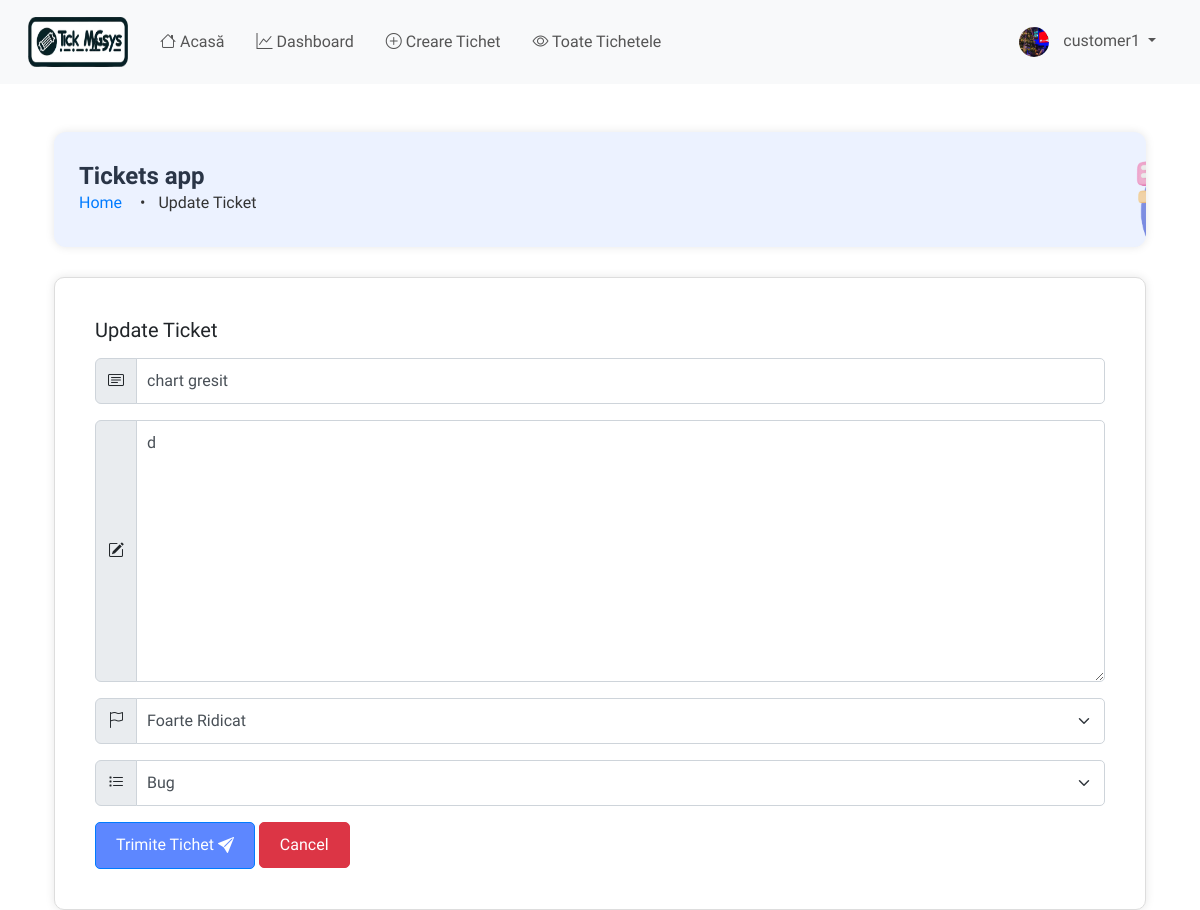
The page /ticket/update-ticket/84/ (signed in) on the database its author committed.
### users/models.py (models this page shows, shortened)
class User(AbstractUser):
    is_customer = models.BooleanField(default=False)
    is_engineer = models.BooleanField(default=False)
    is_admin = models.BooleanField(default=False)  # New field for admin users
    profile_image = models.ImageField(upload_to='profile_images/', default='profile_images/default.png')

### ticket/models.py (models this page shows, shortened)
class Ticket(models.Model):
    PRIORITY_CHOICES = (
        ('Very Low', 'Foarte Scăzut'),
        ('Low', 'Scăzut'),
        ('Medium', 'Mediu'),
        ('High', 'Ridicat'),
        ('Very High', 'Foarte Ridicat'),
    )
    CATEGORY_CHOICES = (
        ('Bug', 'Bug'),
        ('Feature Request', 'Cerere Funcționalitate'),
        ('Customer Support', 'Suport Client'),
        ('Sales', 'Vânzări'),
        ('Feedback', 'Feedback'),
        ('Other', 'Altele'),
    )
    STATUS_CHOICES = (
        ('Active', 'Activ'),
        ('Completed', 'Completat'),
        ('Pending', 'În așteptare'),
    )
    id = models.AutoField(primary_key=True)
    title = models.CharField(max_length=100, validators=[MaxLengthValidator(100)], unique=True)
    description = models.TextField()
    priority = models.CharField(max_length=9, choices=PRIORITY_CHOICES, default='Low')
    category = models.CharField(max_length=20, choices=CATEGORY_CHOICES, default='Other')
    created_by = models.ForeignKey(User, on_delete=models.CASCADE, related_name='tickets_created', editable=False)
    date_created = models.DateTimeField(auto_now_add=True)
    assigned_to = models.ForeignKey(User, on_delete=models.DO_NOTHING, null=True, blank=True,
                                    related_name='tickets_assigned')
    is_resolved = models.BooleanField(default=False)
    accepted_date = models.DateTimeField(null=True, blank=True)
    closed_date = models.DateTimeField(null=True, blank=True)
    ticket_status = models.CharField(max_length=20, choices=STATUS_CHOICES, default='Pending')
    updated_at = models.DateTimeField(auto_now=True)
    class Meta:
        verbose_name = "Ticket"
        verbose_name_plural = "Tickets"
        ordering = ['-date_created']
        unique_together = ('title', 'created_by')
        indexes = [
            models.Index(fields=['priority']),
            models.Index(fields=['category']),
            models.Index(fields=['ticket_status']),
            models.Index(fields=['date_created']),
            models.Index(fields=['updated_at']),
        ]

### ticket/views.py (the view)
# urls.py: path('update-ticket/<int:pk>/', views.update_ticket, name='update-ticket'),
@login_required
def update_ticket(request, pk):
    ticket = Ticket.objects.get(pk=pk)
    if not ticket.is_resolved:
        if request.method == 'POST':
            form = UpdateTicketForm(request.POST, instance=ticket)
            if form.is_valid():
                form.save()
                messages.info(request,
                              "Modificările la tichetul dumneavoastră au fost actualizate cu succes. Modificările au "
                              "fost salvate!")
                return redirect('dashboard')
            else:
                messages.warning(request, 'Ceva nu a mers bine. Vă rugăm să încercați din nou!')
                return redirect('create-ticket')
        else:
            form = UpdateTicketForm(instance=ticket)
            context = {'form': form}
            return render(request, 'ticket/update_ticket.html', context)
    else:
        return messages.warning(request, 'Nu puteți face modificări!')

### ticket/form.py
class UpdateTicketForm(forms.ModelForm):
    class Meta:
        model = Ticket
        fields = ['title', 'description', 'priority', 'category']

### templates/ticket/update_ticket.html (shortened to what this page needs)
{% extends 'base.html' %}
{% load widget_tweaks %}
{% load static %}
{% block content %}
    <div class="container mt-5">
        <div class="header-box">
            <div class="header-content">
                <h1 class="header-title">Tickets app</h1>
                <nav class="breadcrumb">
                    <a href="{% url 'home' %}" class="breadcrumb-item">Home</a>
                    <span class="breadcrumb-item active">Update Ticket</span>
                    <img src="{% static 'images/breadcrumb.png' %}" alt="Breadcrumb Icon" class="breadcrumb-icon">
                </nav>
            </div>
        </div>
        <div class="content-box">
            <div class="card-body">
                <h5 class="card-title mb-3">Update Ticket</h5>
                <form method="POST">
                    <div class="mb-3 input-group">
                        <span class="input-group-text"><i class="bi bi-card-text"></i></span>
                        {% render_field form.title class="form-control" placeholder="Rezumați problema" %}
                    </div>
                    <div class="mb-3 input-group">
                        <span class="input-group-text"><i class="bi bi-pencil-square"></i></span>
                        {% render_field form.description class="form-control" placeholder="Detaliați problema" %}
                    </div>
                    <div class="mb-3 input-group">
                        <span class="input-group-text"><i class="bi bi-flag"></i></span>
                        {% render_field form.priority class="form-select" %}
                    </div>
                    <div class="mb-3 input-group">
                        <span class="input-group-text"><i class="bi bi-list-task"></i></span>
                        {% render_field form.category class="form-select" %}
                    </div>
                    <button type="submit" class="btn btn-primary btn-block">Trimite Tichet <i
                            class="bi bi-send-fill"></i>
                    </button>
                    <a href="{% url 'all-tickets' %}" class="btn btn-delete-ticket btn-block">Cancel</a>
                </form>
            </div>
        </div>
    </div>
{% endblock content %}

### templates/base.html (shortened to what this page needs)
{% load static %}
<!DOCTYPE html>
<html lang="ro">
  <head>
    <link
      href="https://cdn.jsdelivr.net/npm/bootstrap@5.2.3/dist/css/bootstrap.min.css"
      rel="stylesheet"
    />
    <link
      rel="stylesheet"
      href="https://cdnjs.cloudflare.com/ajax/libs/font-awesome/6.0.0-beta3/css/all.min.css"
    />
    <link
      rel="stylesheet"
      href="https://cdnjs.cloudflare.com/ajax/libs/bootstrap-icons/1.8.1/font/bootstrap-icons.min.css"
    />
    <link rel="stylesheet" href="{% static 'styles/main.css' %}?v=1" />
  </head>
  <body>
    {% if request.user.is_customer %}
    <nav class="navbar navbar-expand-lg navbar-light bg-light">
      <div class="container-fluid">
        <a class="navbar-brand" href="/">
          <img
            class="logo"
            src="{% static 'images/logo.png' %}"
            alt="Tick MNGsys"
          />
        </a>
        <div class="collapse navbar-collapse" id="navbarContent">
          <ul class="navbar-nav me-auto mb-2 mb-lg-0">
            <li class="nav-item">
              <a
                class="nav-link {% if request.resolver_match.url_name == 'home' %}active{% endif %}"
                href="/"
                ><i class="bi bi-house"></i> Acasă</a
              >
            </li>
           <li class="nav-item">
              <a
                class="nav-link {% if request.resolver_match.url_name == 'dashboard' %}active{% endif %}"
                href="{% url 'dashboard' %}"
                ><i class="bi bi-graph-up"></i> Dashboard</a
              >
            </li>
            <li class="nav-item">
              <a
                class="nav-link {% if request.resolver_match.url_name == 'create-ticket' %}active{% endif %}"
                href="{% url 'create-ticket' %}"
                ><i class="bi bi-plus-circle"></i> Creare Tichet</a
              >
            </li>
            <li class="nav-item">
              <a
                class="nav-link {% if request.resolver_match.url_name == 'all-tickets' %}active{% endif %}"
                href="{% url 'all-tickets' %}"
                ><i class="bi bi-eye"></i> Toate Tichetele</a
              >
            </li>
          </ul>
          <ul class="navbar-nav ms-auto mb-2 mb-lg-0">
            <li class="nav-item dropdown">
              <a
                class="nav-link dropdown-toggle"
                href="#"
                id="navbarDropdown"
                role="button"
                data-bs-toggle="dropdown"
                aria-expanded="false"
              >
                <img
                  src="{{ request.user.profile_image.url }}"
                  alt="Profile Image"
                  class="profile-image"
                />
                {{ request.user.username }}
              </a>
            </li>
          </ul>
        </div>
      </div>
    </nav>
{% endif %}
    <div class="container mt-5">
       {% block content %}{% endblock %}
    </div>
  </body>
</html>

### static/styles/main.css (style rules this page uses)
.logo { width: 100px; height: 50px; }
.profile-image { width: 34px; height: 34px; border-radius: 50%; object-fit: cover; }
.card-body { padding: 20px; font-size: 16px; }
.btn { font-size: 0.8rem; padding: 5px 8px; }
.btn i { vertical-align: middle; }
.content-box { border: 1px solid #ddd; border-radius: 10px; padding: 20px; background-color: #fff; box-shadow: 0 0 10px rgba(0, 0, 0, 0.1); }
.header-box { height: 115px; box-sizing: border-box; display: flex; flex-flow: wrap; width: 100%; background-color: rgb(236, 242, 255); border-radius: 12px; padding: 30px 25px 20px; margin-bottom: 30px; position: relative; overflow: hidden; box-shadow: 0 0 10px rgba(0, 0, 0, 0.1); }
.header-content { display: flex; flex-direction: column; }
.header-title { margin: 0; font-size: 24px; font-weight: bold; color: #333; }
.breadcrumb { margin: 0; padding: 0; background: none; list-style: none; display: flex; align-items: center; }
.breadcrumb-item { color: #007bff; text-decoration: none; margin-right: 5px; }
.breadcrumb-item.active { color: #333; }
.breadcrumb-item + .breadcrumb-item::before { content: '•'; margin: 0 5px; color: #333; }
.breadcrumb img.breadcrumb-icon { position: absolute; margin-top: 15px; margin-left: 1055px; width: 165px; height: 165px; object-fit: contain; border-radius: 5px; }
.profile-image { width: 30px; height: 30px; border-radius: 50%; margin-right: 10px; vertical-align: middle; }
.navbar { background-color: #FAFAFC; padding: 0.75rem 1rem; z-index: 999; display: flex; justify-content: center; align-items: center; }
.navbar .navbar-brand { font-size: 1.5rem; color: #333; }
.navbar .navbar-nav .nav-link { color: #555; padding: 0.5rem 1rem; }
.navbar .profile-image { width: 30px; height: 30px; border-radius: 50%; }
.header-title { font-weight: 600; color: #2A3547; }
.btn-primary { background-color: #007bff; border-color: #007bff; color: white; padding: 10px 20px; font-size: 16px; border-radius: 5px; transition: background-color 0.3s, box-shadow 0.3s; }
.btn-delete-ticket { background-color: #dc3545; border-color: #dc3545; color: white; padding: 10px 20px; font-size: 16px; border-radius: 5px; transition: background-color 0.3s, box-shadow 0.3s; }
.form-control { border-radius: 5px; padding: 10px; border: 1px solid #ced4da; font-size: 16px; color: #495057; }
.form-select { border-radius: 5px; padding: 10px; border: 1px solid #ced4da; font-size: 16px; color: #495057; }
.btn-primary { background-color: #5d87ff; color: white; padding: 10px 20px; font-size: 16px; transition: background-color 0.3s, box-shadow 0.3s; }
body { font-family: "Plus Jakarta Sans", sans-serif; font-optical-sizing: auto; font-weight: 400; font-style: normal; }

### rows shown on the page
User: user.profile_image (picture), user.username "customer1"
Ticket: title "chart gresit", description "d", priority "Foarte Ridicat", category "Bug"
